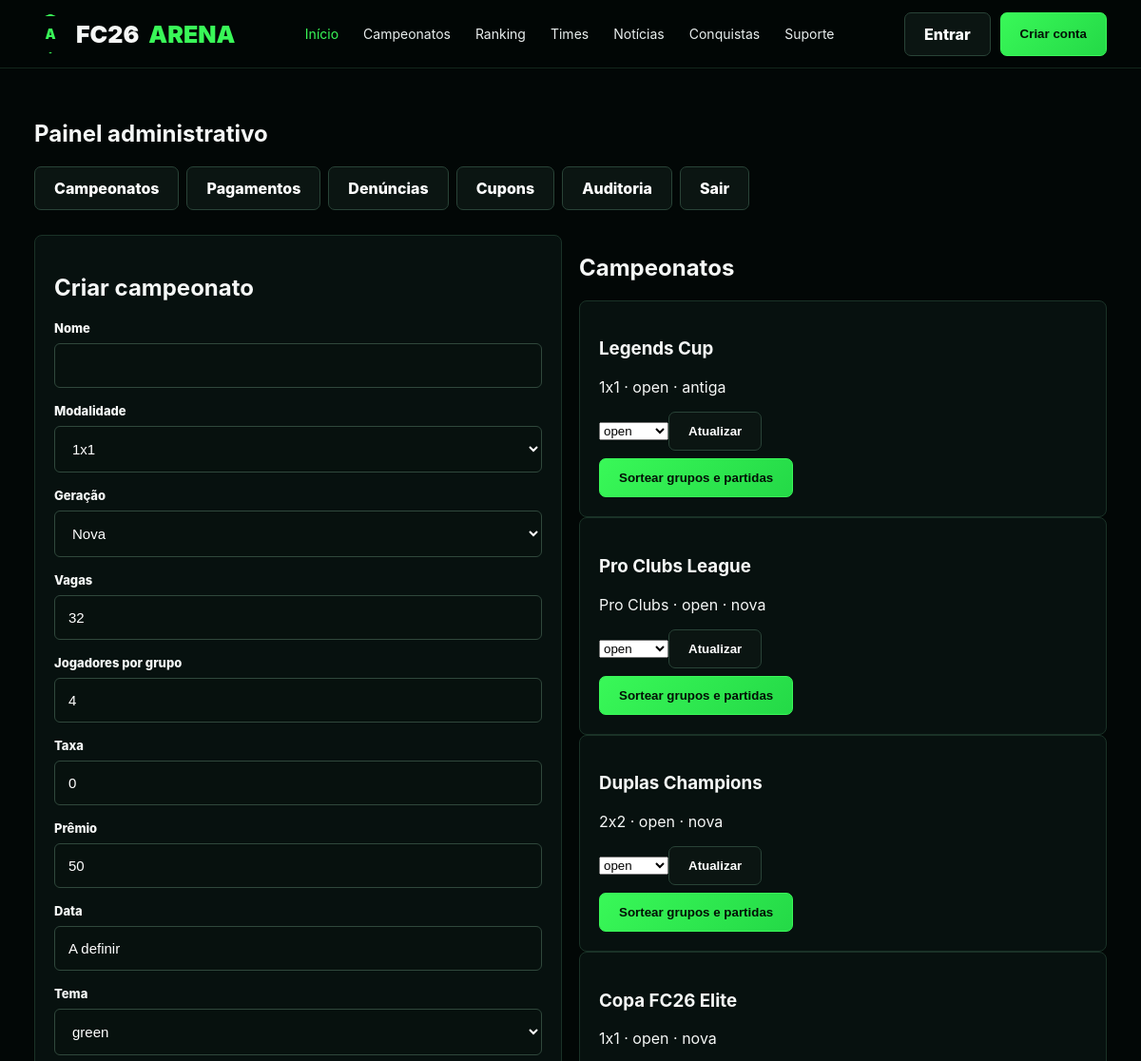
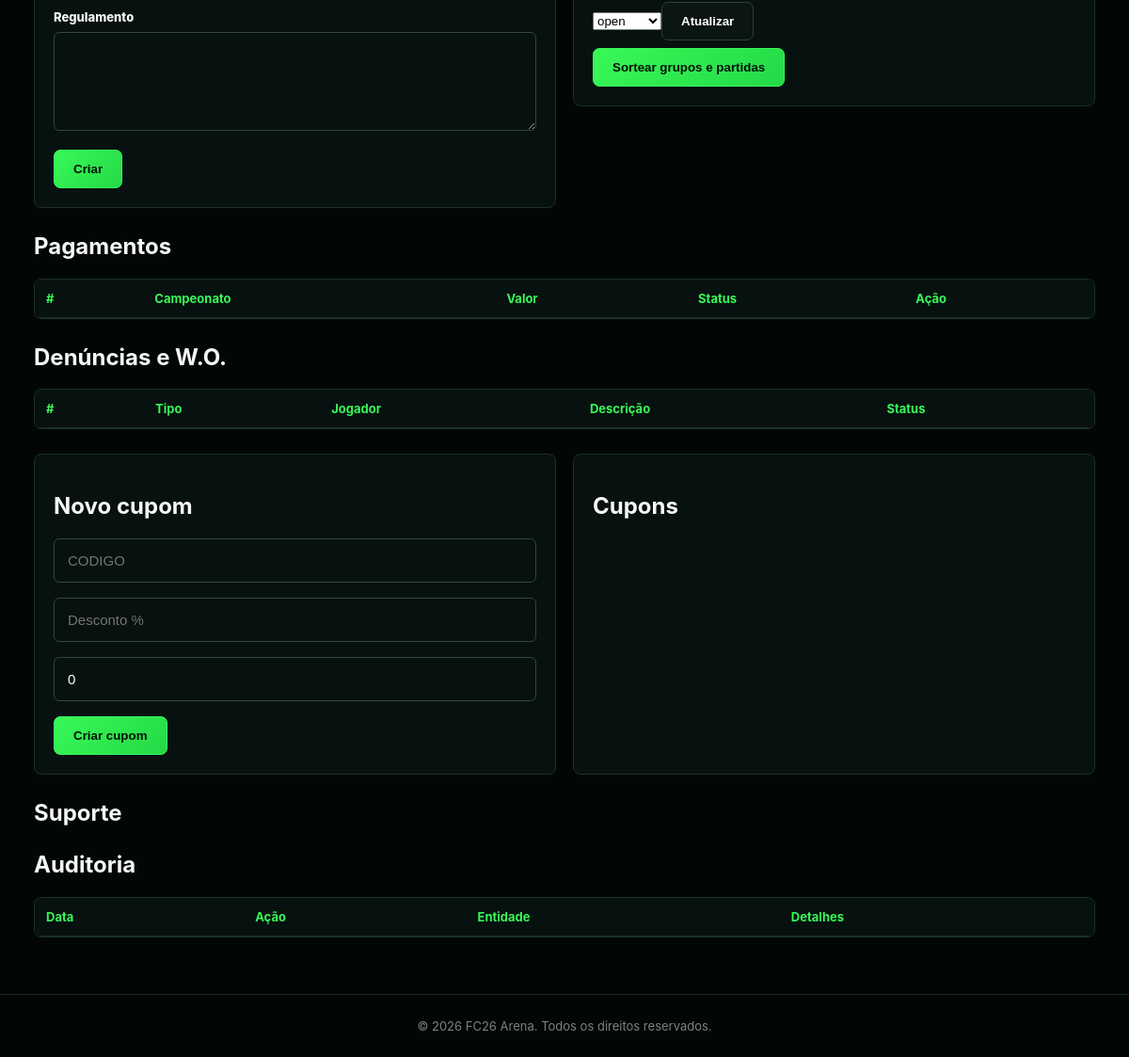
Page /admin (signed in) on the committed database (2 pictures, top to bottom).
### app/models.py (models this page shows)
class Tournament(Base):
    __tablename__ = "tournaments"
    id: Mapped[int] = mapped_column(primary_key=True)
    season_id: Mapped[int | None] = mapped_column(ForeignKey("seasons.id"), nullable=True)
    name: Mapped[str] = mapped_column(String(120))
    slug: Mapped[str] = mapped_column(String(120), unique=True)
    mode: Mapped[str] = mapped_column(String(20), default="1x1")
    generation: Mapped[str] = mapped_column(String(20), default="nova")
    max_entries: Mapped[int] = mapped_column(Integer, default=32)
    group_size: Mapped[int] = mapped_column(Integer, default=4)
    registration_fee: Mapped[float] = mapped_column(Numeric(10,2), default=0)
    prize: Mapped[float] = mapped_column(Numeric(10,2), default=0)
    status: Mapped[str] = mapped_column(String(30), default="draft")
    starts_at: Mapped[str] = mapped_column(String(40), default="A definir")
    rules: Mapped[str] = mapped_column(Text, default="")
    color_theme: Mapped[str] = mapped_column(String(20), default="green")
    created_at: Mapped[datetime] = mapped_column(DateTime, default=datetime.utcnow)

### app/main.py (the view)
@app.get("/admin", response_class=HTMLResponse)
def admin_dashboard(request: Request, db: Session = Depends(get_db)):
    require_admin(request)
    tournaments = db.scalars(select(Tournament).order_by(Tournament.id.desc())).all()
    payments = db.scalars(select(Payment).order_by(Payment.id.desc()).limit(20)).all()
    reports = db.scalars(select(Report).order_by(Report.id.desc()).limit(20)).all()
    tickets = db.scalars(select(SupportTicket).order_by(SupportTicket.id.desc()).limit(20)).all()
    coupons = db.scalars(select(Coupon).order_by(Coupon.id.desc())).all()
    audits = db.scalars(select(AuditLog).order_by(AuditLog.id.desc()).limit(20)).all()
    return templates.TemplateResponse("admin.html", ctx(
        request, tournaments=tournaments, payments=payments, reports=reports,
        tickets=tickets, coupons=coupons, audits=audits,
        message=request.query_params.get("message"),
    ))

### app/templates/admin.html (shortened to what this page needs)
{% extends "base.html" %}{% block content %}<section class="container section"><h1>Painel administrativo</h1>{% if message %}<div class="success">{{ message }}</div>{% endif %}
<div class="admin-tabs"><a class="btn" href="#campeonatos">Campeonatos</a><a class="btn" href="#pagamentos">Pagamentos</a><a class="btn" href="#denuncias">Denúncias</a><a class="btn" href="#cupons">Cupons</a><a class="btn" href="#auditoria">Auditoria</a><a class="btn" href="/admin/sair">Sair</a></div>
<div id="campeonatos" class="admin-section"><div class="grid-2"><form class="panel" method="post" action="/admin/campeonatos"><h2>Criar campeonato</h2><div class="field"><label>Nome</label><input name="name" required></div><div class="field"><label>Modalidade</label><select name="mode"><option>1x1</option><option>2x2</option><option>Pro Clubs</option></select></div><div class="field"><label>Geração</label><select name="generation"><option value="nova">Nova</option><option value="antiga">Antiga</option></select></div><div class="field"><label>Vagas</label><input type="number" name="max_entries" value="32"></div><div class="field"><label>Jogadores por grupo</label><input type="number" name="group_size" value="4"></div><div class="field"><label>Taxa</label><input type="number" step="0.01" name="registration_fee" value="0"></div><div class="field"><label>Prêmio</label><input type="number" step="0.01" name="prize" value="50"></div><div class="field"><label>Data</label><input name="starts_at" value="A definir"></div><div class="field"><label>Tema</label><select name="color_theme"><option>green</option><option>purple</option><option>cyan</option><option>orange</option></select></div><div class="field"><label>Regulamento</label><textarea name="rules"></textarea></div><button class="btn btn-primary">Criar</button></form><div><h2>Campeonatos</h2>{% for t in tournaments %}<div class="panel"><h3>{{ t.name }}</h3><p>{{ t.mode }} · {{ t.status }} · {{ t.generation }}</p><form method="post" action="/admin/campeonato/{{ t.id }}/status"><select name="status"><option value="open">open</option><option value="closed">closed</option><option value="archived">archived</option></select><button class="btn">Atualizar</button></form><form method="post" action="/admin/campeonato/{{ t.id }}/sortear" style="margin-top:8px"><button class="btn btn-primary">Sortear grupos e partidas</button></form></div>{% endfor %}</div></div></div>
<div id="pagamentos" class="admin-section"><h2>Pagamentos</h2><div class="table-wrap"><table><tr><th>#</th><th>Campeonato</th><th>Valor</th><th>Status</th><th>Ação</th></tr></table></div></div>
<div id="denuncias" class="admin-section"><h2>Denúncias e W.O.</h2><div class="table-wrap"><table><tr><th>#</th><th>Tipo</th><th>Jogador</th><th>Descrição</th><th>Status</th></tr></table></div></div>
<div id="cupons" class="admin-section"><div class="grid-2"><form class="panel" method="post" action="/admin/cupons"><h2>Novo cupom</h2><div class="field"><input name="code" placeholder="CODIGO" required></div><div class="field"><input type="number" name="discount_percent" placeholder="Desconto %" required></div><div class="field"><input type="number" name="max_uses" value="0"></div><button class="btn btn-primary">Criar cupom</button></form><div class="panel"><h2>Cupons</h2>{% for c in coupons %}<p>{{ c.code }} — {{ c.discount_percent }}% — {{ c.uses }}/{{ c.max_uses or '∞' }}</p>{% endfor %}</div></div></div>
<div class="admin-section"><h2>Suporte</h2></div>
<div id="auditoria" class="admin-section"><h2>Auditoria</h2><div class="table-wrap"><table><tr><th>Data</th><th>Ação</th><th>Entidade</th><th>Detalhes</th></tr></table></div></div></section>{% endblock %}

### app/static/style.css (style rules this page uses)
:root { --bg:#020706;--panel:#07100e;--panel2:#0b1614;--green:#39f858;--green2:#18bd39;--text:#f5f7f6;--muted:#9ba8a1;--line:#1d3429;--gold:#ffd84b;--danger:#ff5151 }
* { box-sizing:border-box }
html { scroll-behavior:smooth }
body { margin:0;background:#020706;color:var(--text);font-family:Inter,Arial,sans-serif;min-height:100vh }
a { text-decoration:none;color:inherit }
.container { width:min(1320px,94%);margin:auto }
.btn { border:1px solid #294337;background:#0b1512;color:#fff;padding:12px 20px;border-radius:7px;font-weight:800;cursor:pointer;display:inline-flex;align-items:center;justify-content:center;gap:8px }
.btn-primary { background:linear-gradient(135deg,var(--green),#24d947);border-color:var(--green);color:#031006 }
.section { padding:34px 0 }
.field { margin:16px 0 }
.field label { display:block;font-weight:800;font-size:13px;margin-bottom:8px }
.field input,.field select,.field textarea { width:100%;padding:14px;border:1px solid #30483c;border-radius:6px;background:#07110e;color:#fff;font-size:15px }
.field textarea { min-height:105px }
.grid-2 { display:grid;grid-template-columns:1fr 1fr;gap:18px }
.panel { background:#07110f;border:1px solid #1a3227;border-radius:8px;padding:20px }
.table-wrap { overflow:auto;border:1px solid #1a3227;border-radius:8px }
table { width:100%;border-collapse:collapse;background:#07110f }
th,td { text-align:left;padding:12px;border-bottom:1px solid #1b2e26;white-space:nowrap }
th { color:var(--green);font-size:13px }
.admin-tabs { display:flex;gap:8px;flex-wrap:wrap;margin-bottom:20px }
.admin-section { margin:26px 0 }

### rows in the picture
Tournament: name "Legends Cup", mode "1x1", status "open", generation "antiga"
Tournament: name "Pro Clubs League", mode "Pro Clubs", status "open", generation "nova"
Tournament: name "Duplas Champions", mode "2x2", status "open", generation "nova"
Tournament: name "Copa FC26 Elite", mode "1x1", status "open", generation "nova"
